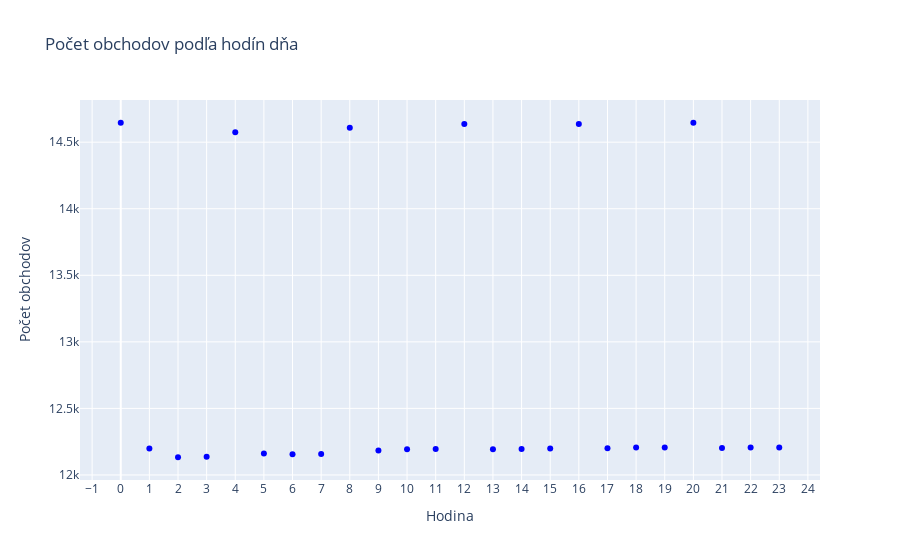

Notebook code cell kept with this figure:
### Code cell
hour_price_bitcoin = df.groupby("hour")["Number of trades"].count().reset_index().sort_values(by="Number of trades", ascending=False)

fig = go.Figure()

# Pridanie bodového grafu pre počet obchodov podľa hodiny
fig.add_trace(go.Scatter(x=hour_price_bitcoin['hour'],
                         y=hour_price_bitcoin['Number of trades'],
                         mode='markers',
                         marker=dict(color='blue'),
                         name='Počet obchodov'))

# Aktualizácia rozloženia grafu
fig.update_layout(title='Počet obchodov podľa hodín dňa',
                  xaxis_title='Hodina',
                  yaxis_title='Počet obchodov',
                  xaxis=dict(tickmode='linear'))

### Figure 1 — Plotly figure (JSON) as saved in the notebook; plotly's stock layout.template omitted (floating-point values rounded to 4 significant figures)
{"data": [{"marker": {"color": "blue"}, "mode": "markers", "name": "Počet obchodov", "type": "scatter", "x": [0, 20, 16, 12, 8, 4, 19, 18, 23, 22, 21, 17, 1, 15, 11, 14, 10, 13, 9, 5, 7, 6, 3, 2], "y": [14646, 14646, 14637, 14636, 14608, 14575, 12207, 12207, 12207, 12206, 12203, 12200, 12199, 12198, 12195, 12195, 12193, 12193, 12184, 12161, 12158, 12155, 12136, 12133]}], "layout": {"title": {"text": "Počet obchodov podľa hodín dňa"}, "xaxis": {"tickmode": "linear", "title": {"text": "Hodina"}}, "yaxis": {"title": {"text": "Počet obchodov"}}}}
